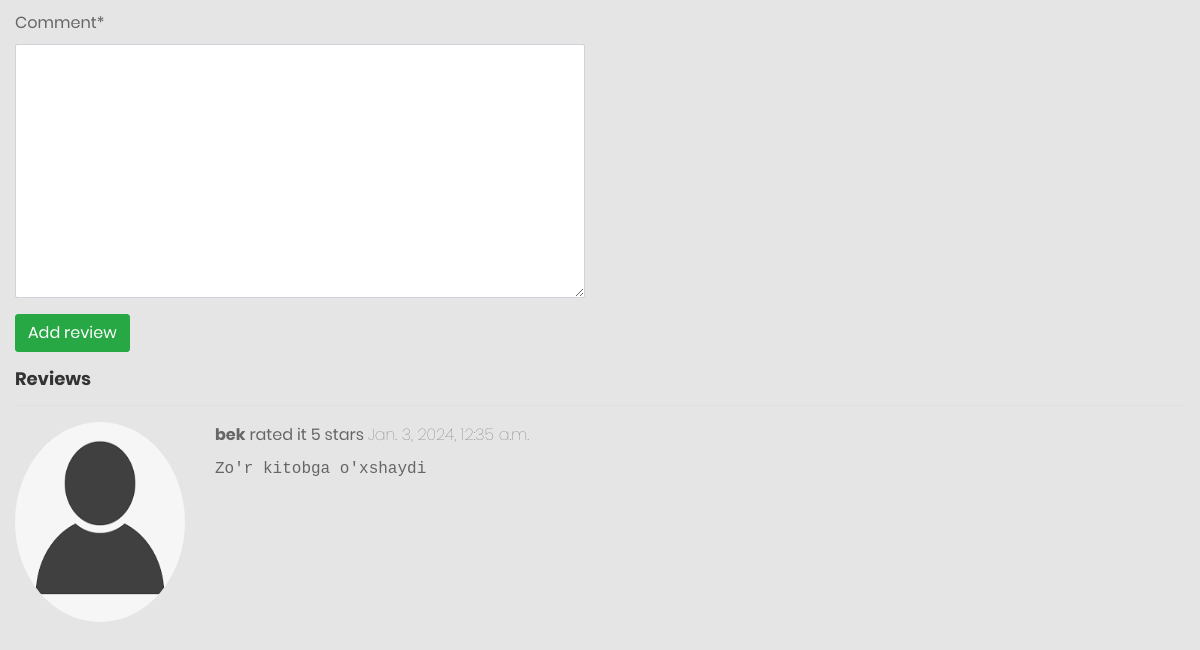
The app's page /books/7/ (signed in, lower part), older data.
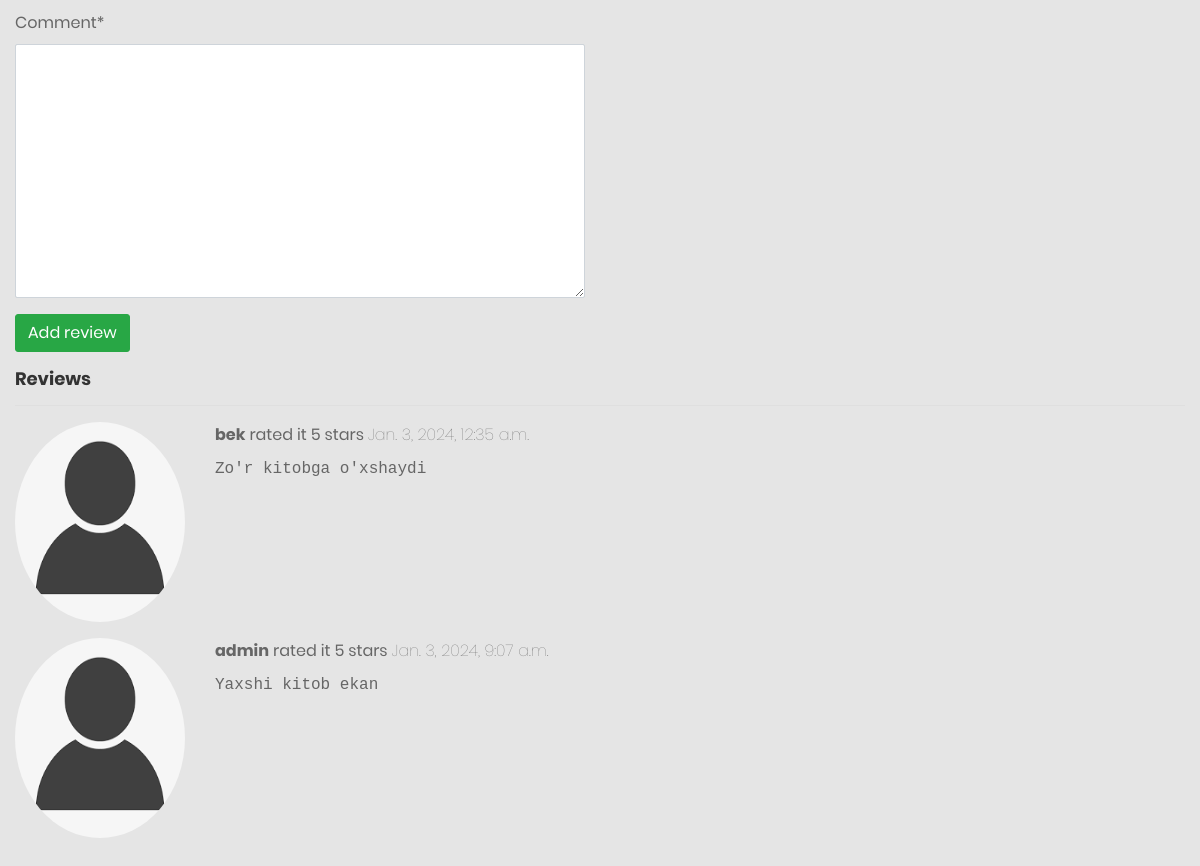
The same page, newer data.
### main/models.py (models this page shows, shortened)
class BookReview(models.Model):
    reader = models.ForeignKey(Readers, on_delete=models.CASCADE)
    book = models.ForeignKey(Book, on_delete=models.CASCADE)
    comment = models.TextField()
    stars_given = models.IntegerField(
        validators=[MinValueValidator(1), MaxValueValidator(5)]
        )
    created_at = models.DateTimeField(default=timezone.now)

### readers/models.py (models this page shows)
class Readers(AbstractUser):
    class Status(models.TextChoices):
        New = "New", "New"
        Active = "Active", "Active"
    picture = models.ImageField(default='profile_pictures/anonim_user.png', upload_to='profile_pictures/')
    address = models.CharField(max_length=300, blank=True, default="")
    phone = models.CharField(max_length=13)
    balance = models.DecimalField(max_digits=8, decimal_places=2, blank=True, default=0)
    status = models.CharField(max_length=6,
                              choices=Status.choices,
                              default=Status.New
                              )
    class Meta:
        verbose_name = 'Reader'
        verbose_name_plural = 'Readers'

### main/views.py (the view)
# urls.py: path('<int:id>/', BookDetailView.as_view(), name='detail_page'),
class BookDetailView(LoginRequiredMixin, View):
    def get(self, request, id):
        book = Book.objects.get(id=id)
        review_form = BookReviewForm()
        return render(request, "books/detail.html", {"book": book, "review_form": review_form})

### main/forms.py
class BookReviewForm(forms.ModelForm):
    stars_given = forms.IntegerField(min_value=1, max_value=5)
    class Meta:
        model = BookReview
        fields = ['stars_given', 'comment']

### main/models.py (called while the page is built)
    def full_name(self):
        return f"{self.first_name} {self.last_name}"

### templates/books/detail.html (shortened to what this page needs)
{% extends 'base.html' %}
{% load crispy_forms_tags %}
{% block content %}
<div class="row">
    <div class="col-6">
        <form method="post" action="{% url 'main:reviews' book.pk %}">
            {{ review_form |crispy}}
            <button class="btn btn-success mb-3">Add review</button>
        </form>
    </div>
</div>
{% if book.bookreview_set.exists %}
    <h4>Reviews</h4> <hr>
    {% for review in book.bookreview_set.all %}
    <div class="row mb-3">
        <div class="col-2">
            <img class="profile-pic" src="{{ user.picture.url }}" alt="">
        </div>
        <div class="col-7">
            <b>{{ review.reader.username}}</b> rated it {{ review.stars_given }} stars
            <span class="fw-lighter">{{ review.created_at }}</span>
            <p class="mt-2 font-monospace">{{ review.comment }}</p>
        </div>
    </div>
    {% endfor %}
{% endif %}
{% endblock %}

Row changes from the older to the newer data that the page shows:
added BookReview: picture (picture), reader.username "admin", stars_given "5", created_at "Jan. 3, 2024, 9:07 a.m.", comment "Yaxshi kitob ekan"
